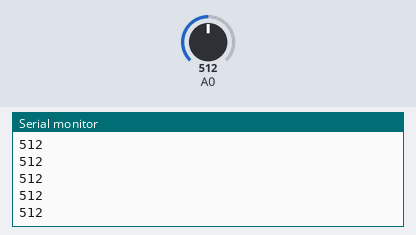
Bench run of a sketch on a simulated Arduino Uno, built with avr-gcc and run on an emulated ATmega328P. Parts: the last lines printed to the serial monitor. The test bench sets the inputs (shaded band); at power-on: A0 = 512.

Above: at 1.2 s.
1.3 s: A0 set to 716
At 1.31 s:
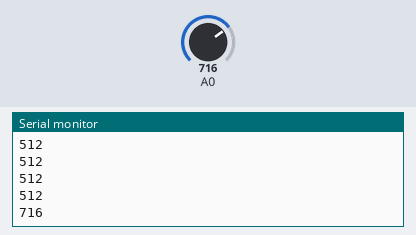
2.8 s: A0 set to 900
At 2.81 s:
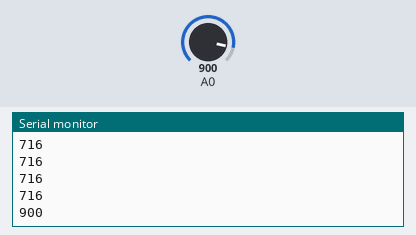
Timing chart, 0 to 5.8 s (numbered marks = the images above; inputs shaded):
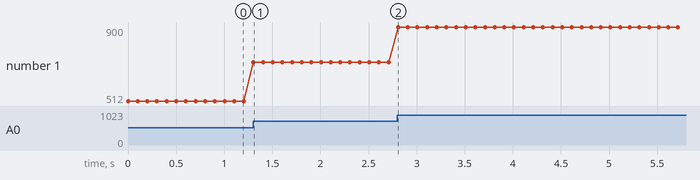

The sketch:

luz.ino
```cpp
int luz = A0;
int luminosidad = 0;

void setup() {
  //enciende el puerto serial
   Serial.begin(9600);
}

void loop() {
   luminosidad = analogRead(A0);
   Serial.println(luminosidad);
   delay(100);
}
```

Measured:
- after the input at 1.3 s, the serial monitor: prints a new line at once (image 1)
- after the input at 2.8 s, the serial monitor: prints a new line at once (image 2)
- plotted number 1: 512 → 716 after the input at 1.3 s, 716 → 900 after the input at 2.8 s
